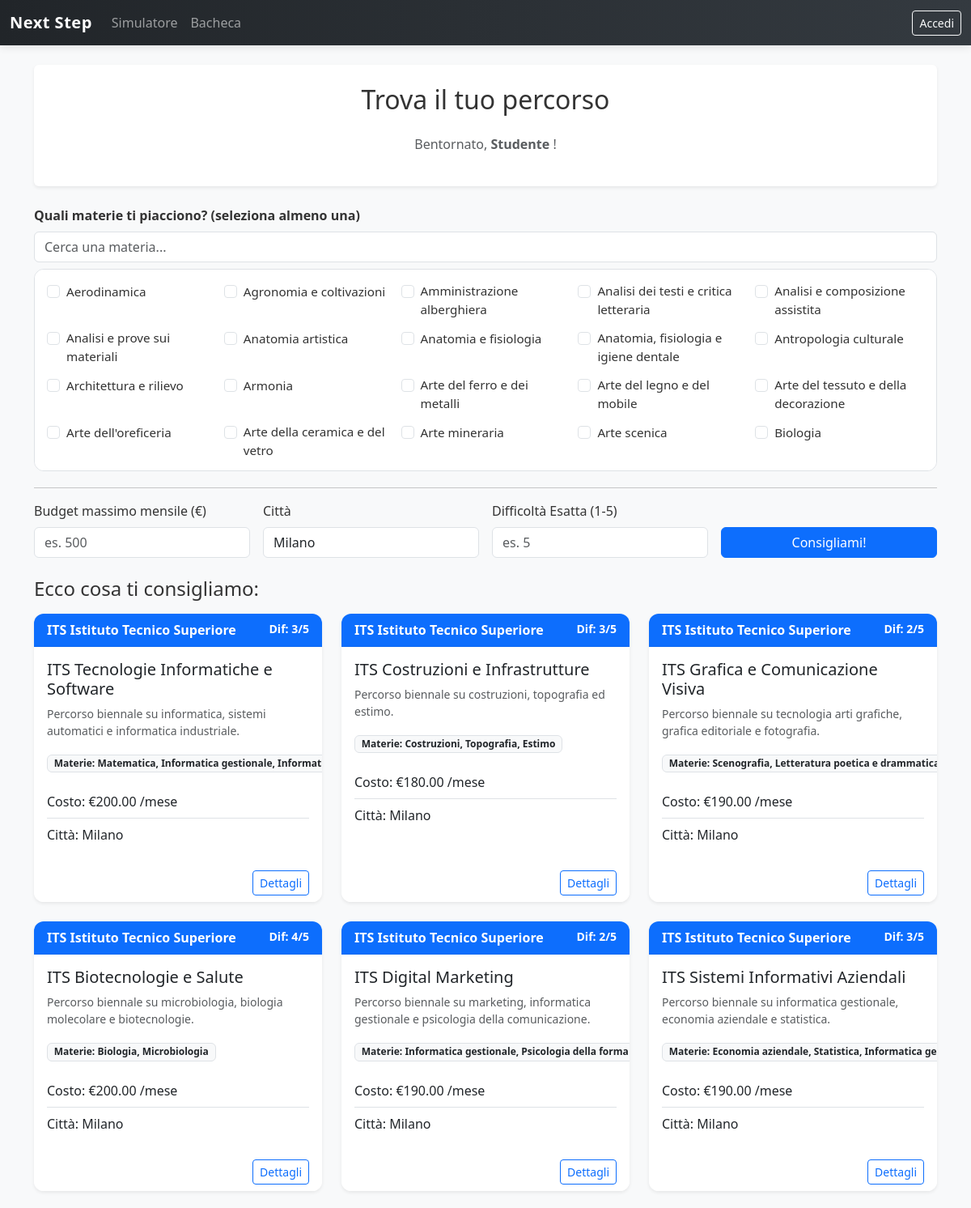
Page /userPages/home.php?citta=Milano (upper part) on the committed database.
### tables this page shows
CREATE TABLE materie (
    idMateria   INT          AUTO_INCREMENT NOT NULL,
    nomeMateria VARCHAR(100) NOT NULL UNIQUE,
    PRIMARY KEY (idMateria)
);

CREATE TABLE percorsi (
    idPercorso        INT           AUTO_INCREMENT NOT NULL,
    titolo            VARCHAR(150)  NOT NULL,
    descrizione       TEXT          NOT NULL,
    costoMedioMensile DECIMAL(10,2) NOT NULL,
    difficolta        INT           NOT NULL CHECK (difficolta BETWEEN 1 AND 5),
    citta             VARCHAR(100)  NOT NULL,
    idCategoria       INT           NOT NULL,
    PRIMARY KEY (idPercorso),
    FOREIGN KEY (idCategoria) REFERENCES categorie(idCategoria)
);

CREATE TABLE categorie (
    idCategoria   INT         AUTO_INCREMENT NOT NULL,
    nomeCategoria VARCHAR(50) NOT NULL UNIQUE,
    PRIMARY KEY (idCategoria)
);

### userPages/home.php (the view, shortened to what this page needs)
<?php
$dbConnection = DBHandler::getPDO();
$materieSelezionate = isset($_GET['materie']) ? array_map('intval', $_GET['materie']) : [];
?>
<!DOCTYPE html>
<html lang="it">
<head>
    <link href="https://cdn.jsdelivr.net/npm/bootstrap@5.3.2/dist/css/bootstrap.min.css" rel="stylesheet">
    <link href="../css/style.css" rel="stylesheet">
</head>
<body class="bg-light">
<div class="container mt-4">
    <div class="p-4 bg-white shadow-sm rounded">
        <h2 class="text-center mb-4">Trova il tuo percorso</h2>
        <p class="text-center text-muted">
            Bentornato, <strong><?= htmlspecialchars($_SESSION['nomeUtente'] ?? 'Studente') ?></strong> !
        </p>
    </div>
    <form action="home.php" method="GET">
        <div class="mb-4 mt-4">
            <label class="form-label fw-bold">Quali materie ti piacciono? (seleziona almeno una)</label>
            <input
                type="text"
                id="cercaMateria"
                class="form-control mb-2"
                placeholder="Cerca una materia..."
                autocomplete="off"
            >
            <div class="scroll-container-materie">
                <div class="grid-materie">
                    <?php
                    try {
                        $stmtM = $dbConnection->query("SELECT * FROM materie ORDER BY nomeMateria ASC");
                        while ($materia = $stmtM->fetch()) {
                            $isChecked = in_array((int)$materia['idMateria'], $materieSelezionate) ? 'checked' : '';
                            echo '
                            <div class="form-check materia-item">
                                <input class="form-check-input" type="checkbox" name="materie[]"
                                    value="' . $materia['idMateria'] . '"
                                    id="m_' . $materia['idMateria'] . '" ' . $isChecked . '>
                                <label class="form-check-label" for="m_' . $materia['idMateria'] . '">
                                    ' . htmlspecialchars($materia['nomeMateria']) . '
                                </label>
                            </div>';
                        }
                    } catch (PDOException $e) {
                        echo '<p class="text-danger">Errore caricamento materie.</p>';
                    }
                    ?>
                </div>
            </div>
            <hr>
            <div class="row g-3">
                <div class="col-md-3">
                    <label class="form-label">Budget massimo mensile (€)</label>
                    <input type="number" name="budget" class="form-control" placeholder="es. 500"
                        value="<?= isset($_GET['budget']) ? htmlspecialchars($_GET['budget']) : '' ?>">
                </div>
                <div class="col-md-3">
                    <label class="form-label">Città</label>
                    <input type="text" name="citta" class="form-control" placeholder="es. Milano"
                        value="<?= isset($_GET['citta']) ? htmlspecialchars($_GET['citta']) : '' ?>">
                </div>
                <div class="col-md-3">
                    <label class="form-label">Difficoltà Esatta (1-5)</label>
                    <input type="number" name="difficolta" class="form-control" max="5" min="1" placeholder="es. 5"
                        value="<?= isset($_GET['difficolta']) ? htmlspecialchars($_GET['difficolta']) : '' ?>">
                </div>
                <div class="col-md-3 align-self-end">
                    <button type="submit" class="btn btn-primary w-100">Consigliami!</button>
                </div>
            </div>
        </div>
    </form>
    <div class="row mt-4">
        <?php
        $materieVisibiliSelezionate = isset($_GET['materie_visibili']) ? array_map('intval', $_GET['materie_visibili']) : [];
        $tutteLeMaterie = array_unique(array_merge($materieSelezionate, $materieVisibiliSelezionate));
        $avviaRicerca = (isset($_GET['budget']) || isset($_GET['citta']) || isset($_GET['difficolta']) || !empty($tutteLeMaterie))
                        && !isset($_GET['solo_filtro']);
        if ($avviaRicerca) {
            $sql = "SELECT DISTINCT p.*, c.nomeCategoria
                    FROM percorsi p
                    JOIN categorie c ON p.idCategoria = c.idCategoria";
            $sql .= " WHERE 1=1";
            $queryParams = [];
            if (!empty($_GET['citta'])) {
                $sql .= " AND p.citta LIKE ?";
                $queryParams[] = '%' . $_GET['citta'] . '%';
            }
            try {
                $sth = $dbConnection->prepare($sql);
                $sth->execute($queryParams);
                $risultatiPercorsi = $sth->fetchAll();
                if (!empty($risultatiPercorsi)) {
                    echo '<h4 class="mb-3 w-100">Ecco cosa ti consigliamo:</h4>';
                    foreach ($risultatiPercorsi as $corso) {
                        $prezzoVisualizzato = ($corso['costoMedioMensile'] == 0)
                            ? "<span class='text-success fw-bold'>GRATIS</span>"
                            : "€" . number_format($corso['costoMedioMensile'], 2) . " /mese";
                        $stmtMat = $dbConnection->prepare("
                            SELECT m.nomeMateria FROM materie m
                            JOIN percorsiMaterie pm ON m.idMateria = pm.idMateria
                            WHERE pm.idPercorso = ?");
                        $stmtMat->execute([$corso['idPercorso']]);
                        $materieDelCorso = $stmtMat->fetchAll(PDO::FETCH_COLUMN);
                        $stringaMaterie  = implode(", ", $materieDelCorso);
                        echo '
                        <div class="col-md-4 mb-4">
                            <div class="card h-100 shadow-sm border-0">
                                <div class="card-header bg-primary text-white d-flex justify-content-between">
                                    <span>' . htmlspecialchars($corso['nomeCategoria']) . '</span>
                                    <small>Dif: ' . $corso['difficolta'] . '/5</small>
                                </div>
                                <div class="card-body">
                                    <h5 class="card-title">' . htmlspecialchars($corso['titolo']) . '</h5>
                                    <p class="card-text text-muted small">' . htmlspecialchars($corso['descrizione']) . '</p>
                                    <div class="mb-3">
                                        <span class="badge bg-light text-dark border">Materie: ' . htmlspecialchars($stringaMaterie) . '</span>
                                    </div>
                                    <ul class="list-group list-group-flush">
                                        <li class="list-group-item px-0">Costo: ' . $prezzoVisualizzato . '</li>
                                        <li class="list-group-item px-0">Città: ' . htmlspecialchars($corso['citta']) . '</li>
                                    </ul>
                                </div>
                                <div class="card-footer bg-white border-top-0 text-end">
                                    <a href="dettagliPercorso.php?idPercorso=' . $corso['idPercorso'] . '" class="btn btn-outline-primary btn-sm">Dettagli</a>
                                </div>
                            </div>
                        </div>';
                    }
                } else {
                    echo '<div class="alert alert-warning mt-3 w-100 text-center">
                            <h5>Nessun percorso trovato!</h5>
                            <p>Prova a selezionare meno materie o togliere i filtri di budget/città.</p>
                          </div>';
                }
            } catch (PDOException $e) {
                echo '<div class="alert alert-danger">Errore Database: ' . $e->getMessage() . '</div>';
            }
        }
        ?>
    </div>
</div>
</body>
</html>

### css/style.css (style rules this page uses)
:root { --primary-color: #0d6efd; --primary-hover: #0b5ed7; --bg-color: #f4f6f9; --card-shadow: 0 4px 6px rgba(0, 0, 0, 0.05); --card-hover-shadow: 0 10px 15px rgba(0, 0, 0, 0.1); --chat-me-bg: #dcf8c6; --chat-partner-bg: #ffffff; --radius-standard: 12px; }
body { background-color: var(--bg-color); font-family: 'Segoe UI', Roboto, 'Helvetica Neue', Arial, sans-serif; color: #333; }
.card { border: none; border-radius: var(--radius-standard); box-shadow: var(--card-shadow); transition: transform 0.2s ease, box-shadow 0.2s ease; background-color: #fff; overflow: hidden; }
.card-header { border-bottom: 1px solid rgba(0,0,0,0.05); font-weight: 600; }
.scroll-container-materie { max-height: 250px; overflow-y: auto; border: 1px solid #dee2e6; padding: 15px; border-radius: var(--radius-standard); background-color: #fff; margin-bottom: 20px; }
.grid-materie { display: grid; grid-template-columns: repeat(auto-fill, minmax(180px, 1fr)); gap: 10px; }
.form-check-label { cursor: pointer; font-size: 0.95rem; }

### rows in the picture
materie: nomeMateria "Aerodinamica"
materie: nomeMateria "Agronomia e coltivazioni"
materie: nomeMateria "Amministrazione alberghiera"
materie: nomeMateria "Analisi dei testi e critica letteraria"
materie: nomeMateria "Analisi e composizione assistita"
materie: nomeMateria "Analisi e prove sui materiali"
materie: nomeMateria "Anatomia artistica"
materie: nomeMateria "Anatomia e fisiologia"
materie: nomeMateria "Anatomia, fisiologia e igiene dentale"
materie: nomeMateria "Antropologia culturale"
materie: nomeMateria "Architettura e rilievo"
materie: nomeMateria "Armonia"
materie: nomeMateria "Arte del ferro e dei metalli"
materie: nomeMateria "Arte del legno e del mobile"
materie: nomeMateria "Arte del tessuto e della decorazione"
materie: nomeMateria "Arte dell'oreficeria"
materie: nomeMateria "Arte della ceramica e del vetro"
materie: nomeMateria "Arte mineraria"
materie: nomeMateria "Arte scenica"
materie: nomeMateria "Biologia"
percorsi: idCategoria.nomeCategoria "ITS Istituto Tecnico Superiore", difficolta "3", titolo "ITS Tecnologie Informatiche e Software", descrizione "Percorso biennale su informatica, sistemi automatici e informatica industriale.", stringaMaterie "Matematica, Informatica gestionale,…", costoMedioMensile "200.00", citta "Milano"
percorsi: idCategoria.nomeCategoria "ITS Istituto Tecnico Superiore", difficolta "3", titolo "ITS Costruzioni e Infrastrutture", descrizione "Percorso biennale su costruzioni, topografia ed estimo.", stringaMaterie "Costruzioni, Topografia, Estimo", costoMedioMensile "180.00", citta "Milano"
percorsi: idCategoria.nomeCategoria "ITS Istituto Tecnico Superiore", difficolta "2", titolo "ITS Grafica e Comunicazione Visiva", descrizione "Percorso biennale su tecnologia arti grafiche, grafica editoriale e fotografia.", stringaMaterie "Scenografia, Letteratura poetica e…", costoMedioMensile "190.00", citta "Milano"
percorsi: idCategoria.nomeCategoria "ITS Istituto Tecnico Superiore", difficolta "4", titolo "ITS Biotecnologie e Salute", descrizione "Percorso biennale su microbiologia, biologia molecolare e biotecnologie.", stringaMaterie "Biologia, Microbiologia", costoMedioMensile "200.00", citta "Milano"
percorsi: idCategoria.nomeCategoria "ITS Istituto Tecnico Superiore", difficolta "2", titolo "ITS Digital Marketing", descrizione "Percorso biennale su marketing, informatica gestionale e psicologia della comunicazione.", stringaMaterie "Informatica gestionale, Psicologia della forma…", costoMedioMensile "190.00", citta "Milano"
percorsi: idCategoria.nomeCategoria "ITS Istituto Tecnico Superiore", difficolta "3", titolo "ITS Sistemi Informativi Aziendali", descrizione "Percorso biennale su informatica gestionale, economia aziendale e statistica.", stringaMaterie "Economia aziendale, Statistica, Informatica…", costoMedioMensile "190.00", citta "Milano"

### other values in the picture
$_SESSION['nomeUtente'] "Studente"
